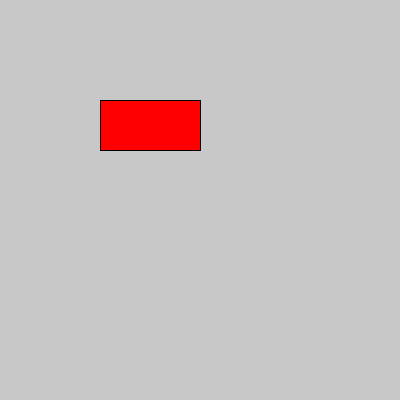
Frame 1 (no input)
Frame 60 (the mouse pressed at the canvas centre just before this capture): identical to frame 1, image omitted
Frame 120 (the mouse held since frame 60 and released just before this capture): identical to frame 1, image omitted

The Processing sketch that drew this single still picture (run headless with seeded random() and noise(); from frame 60 on, the mouse is pressed at the canvas centre):

// Processing sketch: condiconal_boton_hover
// ── condiconal_boton_hover.pde
void setup(){
  size(400,400);
}

void draw(){
  background(200);
  if(mouseX > 100 && mouseX < 200 && 
    mouseY > 100 && mouseY < 150){
    fill(255, 0, 0, 50);
  }else{
    fill(255,0,0);
  }
  rect(100,100,100,50);
}
